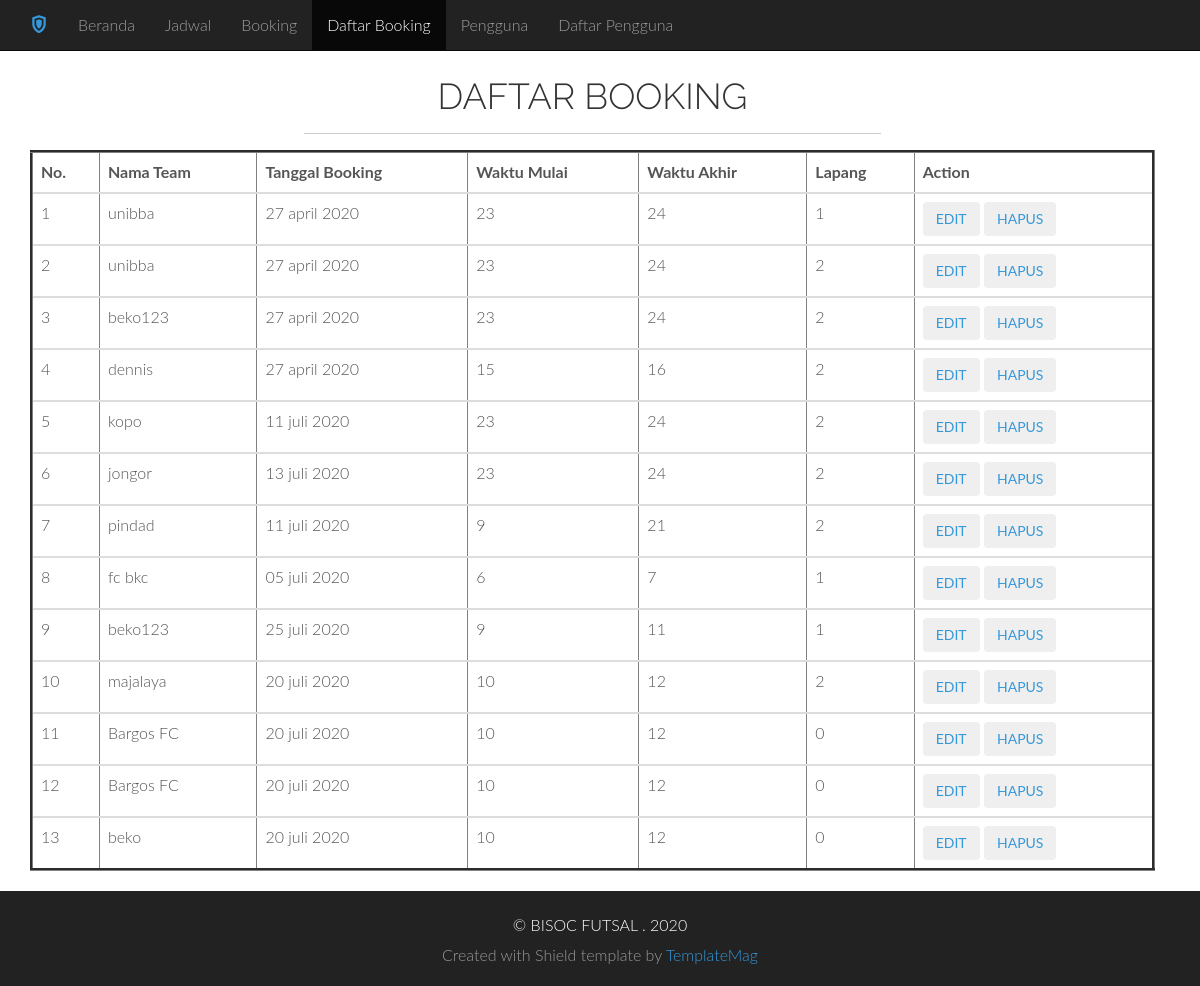
Screenshot of /futsal-bisoc/view/booking/daftar_booking.php with the database file from the repository.
### tables this page shows
CREATE TABLE `booking` (
  `id` int(11) NOT NULL,
  `nama_team` varchar(255) NOT NULL,
  `tanggal_booking` text NOT NULL,
  `tempat_lapang` int(50) NOT NULL,
  `mulai_jam` int(255) NOT NULL,
  `akhir_jam` int(255) NOT NULL,
  `total_bayar` int(255) NOT NULL,
  `status_bayar` int(225) NOT NULL
);

### futsal-bisoc/view/booking/daftar_booking.php (the view, shortened to what this page needs)
<?php
require_once'../../function/connection.php';
?>
<!DOCTYPE html >
<html>
<head>
	<link href="../../lib/bootstrap/css/bootstrap.min.css" rel="stylesheet">
	<link href="../../lib/icomoon/icomoon.css" rel="stylesheet">
	<link href="../../css/style.css" rel="stylesheet">
</head>
<body>
			<div id="navbar-main">
		    <div class="navbar navbar-inverse navbar-fixed-top">
		      <div class="container">
		        <div class="navbar-header">
		          <a class="navbar-brand hidden-xs hidden-sm smoothscroll" href="#home"><span class="icon icon-shield" style="font-size:18px; color:#3498db;"></span></a>
		        </div>
		        <div class="navbar-collapse collapse">
		          <ul class="nav navbar-nav">
		            <li><a href="../../index.php">Beranda</a></li>
			            <li> <a href="../jadwal/jadwal.php">Jadwal</a></li>
			            <li> <a href="../booking/booking.php">Booking</a></li>
			            <li class="active"> <a href="../booking/daftar_booking.php">Daftar Booking</a></li>
			            <li> <a href="../pengguna/pengguna.php">Pengguna</a></li>
			            <li> <a href="../pengguna/daftar_pengguna.php">Daftar Pengguna</a></li>
		        </div>
		      </div>
		    </div>
		  </div>
		<div class="container" id="about" name="about">
			<div class="row white">
			   	<br>
			    <h1 class="centered">DAFTAR BOOKING</h1>
			    <hr>
			    <div class="col-lg-12">
				<form action="" method="POST">
				<?php
						$queryJadwal = mysqli_query($link, "SELECT * FROM booking");
						if (mysqli_num_rows($queryJadwal) == 0) {
							echo "Gagal menampilkan data";
						}else{
					 ?>
				<table class="table table-sm" border="3">
					<thead>
					<tr>
						<th>No.</th>
						<th>Nama Team</th>
						<th>Tanggal Booking</th>
						<th>Waktu Mulai</th>
						<th>Waktu Akhir</th>
						<th>Lapang</th>
						<th>Action</th>
					</tr>
					</thead>
					<?php
						$no = 1;
						while ($row = mysqli_fetch_assoc($queryJadwal)) {
					?>
					<tbody>
						<tr>
							<td><?php echo $no; ?></td>
							<td><?php echo $row['nama_team']; ?></td>
							<td><?php echo $row['tanggal_booking']; ?></td>
							<td><?php echo $row['mulai_jam']; ?></td>
							<td><?php echo $row['akhir_jam']; ?></td>
							<td><?php echo $row['tempat_lapang']; ?></td>
							<td>
								<button type="submit" class="btn btn-large"><a href="edit_booking.php?id=<?= $row['id'];  ?>" type="button">EDIT</a></button>
								<button type="submit" class="btn btn-large"><a href="hapus_booking.php?id=<?= $row['id'];  ?>" type="button">HAPUS</a></button>
							</td>
						</tr>
					</tbody>
					<?php $no++; } ?>
				</table>
						<?php } ?>
			</form>
	     	 </div>
      			</div>
  		</div>
<div id="copyrights">
  <div class="container">
    <p>
      &copy; BISOC FUTSAL <strong></strong>. 2020
    </p>
    <div class="credits">
      Created with Shield template by <a href="https://templatemag.com/">TemplateMag</a>
    </div>
  </div>
</div>
</body>
</html>

### futsal-bisoc/css/style.css (style rules this page uses)
html, button, input, select, textarea { color: #222; }
body { font-size: 1em; line-height: 1.4; }
hr { display: block; height: 1px; border: 0; border-top: 1px solid #ccc; margin: 1em 0; padding: 0; }
html, body { height: 100%; }
body { font-family: "Lato"; font-weight: 300; font-size: 16px; color: #555; -webkit-font-smoothing: antialiased; -webkit-overflow-scrolling: touch; }
.row { margin-right: 0px; margin-left: -15px; }
hr { position: relative; border: none; }
hr:before { content: " "; position: absolute; top: 0; left: 25%; width: 50%; height: 2px; background: #ccc; }
h1, h2, h3, h4, h5, h6 { font-family: "Raleway"; font-weight: 300; color: #333; }
p { line-height: 28px; margin-bottom: 25px; }
.centered { text-align: center; }
a { color: #3498db; word-wrap: break-word; -webkit-transition: color 0.1s ease-in, background 0.1s ease-in; -moz-transition: color 0.1s ease-in, background 0.1s ease-in; -ms-transition: color 0.1s ease-in, background 0.1s ease-in; -o-transition: color 0.1s ease-in, background 0.1s ease-in; transition: color 0.1s ease-in, background 0.1s ease-in; }
a:before, a:after { -webkit-transition: color 0.1s ease-in, background 0.1s ease-in; -moz-transition: color 0.1s ease-in, background 0.1s ease-in; -ms-transition: color 0.1s ease-in, background 0.1s ease-in; -o-transition: color 0.1s ease-in, background 0.1s ease-in; transition: color 0.1s ease-in, background 0.1s ease-in; }
.white h1 { padding-top: 35px; }
#copyrights { background: #222222; padding: 20px 0; text-align: center; }
#copyrights p { margin-bottom: 5px; color: #fff; }
#copyrights a { color: #3498db; }
.credits { color: #999; }
.active { color: #999; }

### rows the page displays
booking: nama_team "unibba", tanggal_booking "27 april 2020", mulai_jam "23", akhir_jam "24", tempat_lapang "1"
booking: nama_team "unibba", tanggal_booking "27 april 2020", mulai_jam "23", akhir_jam "24", tempat_lapang "2"
booking: nama_team "beko123", tanggal_booking "27 april 2020", mulai_jam "23", akhir_jam "24", tempat_lapang "2"
booking: nama_team "dennis", tanggal_booking "27 april 2020", mulai_jam "15", akhir_jam "16", tempat_lapang "2"
booking: nama_team "kopo", tanggal_booking "11 juli 2020", mulai_jam "23", akhir_jam "24", tempat_lapang "2"
booking: nama_team "jongor", tanggal_booking "13 juli 2020", mulai_jam "23", akhir_jam "24", tempat_lapang "2"
booking: nama_team "pindad", tanggal_booking "11 juli 2020", mulai_jam "9", akhir_jam "21", tempat_lapang "2"
booking: nama_team "fc bkc", tanggal_booking "05 juli 2020", mulai_jam "6", akhir_jam "7", tempat_lapang "1"
booking: nama_team "beko123", tanggal_booking "25 juli 2020", mulai_jam "9", akhir_jam "11", tempat_lapang "1"
booking: nama_team "majalaya", tanggal_booking "20 juli 2020", mulai_jam "10", akhir_jam "12", tempat_lapang "2"
booking: nama_team "Bargos FC", tanggal_booking "20 juli 2020", mulai_jam "10", akhir_jam "12", tempat_lapang "0"
booking: nama_team "Bargos FC", tanggal_booking "20 juli 2020", mulai_jam "10", akhir_jam "12", tempat_lapang "0"
booking: nama_team "beko", tanggal_booking "20 juli 2020", mulai_jam "10", akhir_jam "12", tempat_lapang "0"
